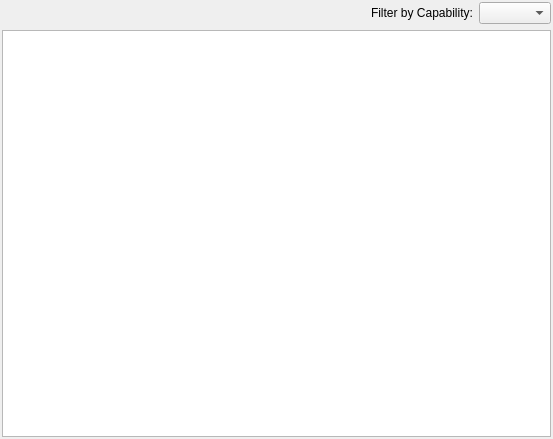
<?xml version="1.0" encoding="UTF-8"?>
<ui version="4.0">
 <class>Settings_Accounts</class>
 <widget class="QWidget" name="Settings_Accounts">
  <property name="geometry">
   <rect>
    <x>0</x>
    <y>0</y>
    <width>553</width>
    <height>439</height>
   </rect>
  </property>
  <property name="windowTitle">
   <string notr="true" extracomment="not translatable because not shown to the user">Form</string>
  </property>
  <layout class="QVBoxLayout" name="verticalLayout">
   <property name="leftMargin">
    <number>2</number>
   </property>
   <property name="topMargin">
    <number>2</number>
   </property>
   <property name="rightMargin">
    <number>2</number>
   </property>
   <property name="bottomMargin">
    <number>2</number>
   </property>
   <item>
    <layout class="QHBoxLayout" name="horizontalLayout" stretch="2,1,0,0">
     <item>
      <widget class="QButton" name="installFromFileBtn" native="true">
       <property name="sizePolicy">
        <sizepolicy hsizetype="Expanding" vsizetype="Preferred">
         <horstretch>0</horstretch>
         <verstretch>0</verstretch>
        </sizepolicy>
       </property>
      </widget>
     </item>
     <item>
      <spacer name="horizontalSpacer">
       <property name="orientation">
        <enum>Qt::Horizontal</enum>
       </property>
       <property name="sizeHint" stdset="0">
        <size>
         <width>40</width>
         <height>20</height>
        </size>
       </property>
      </spacer>
     </item>
     <item>
      <widget class="QLabel" name="label">
       <property name="text">
        <string>Filter by Capability:</string>
       </property>
      </widget>
     </item>
     <item>
      <widget class="QComboBox" name="accountsFilterCombo"/>
     </item>
    </layout>
   </item>
   <item>
    <widget class="AccountListView" name="accountsView">
     <property name="alternatingRowColors">
      <bool>true</bool>
     </property>
     <property name="verticalScrollMode">
      <enum>QAbstractItemView::ScrollPerPixel</enum>
     </property>
     <property name="horizontalScrollMode">
      <enum>QAbstractItemView::ScrollPerPixel</enum>
     </property>
    </widget>
   </item>
  </layout>
 </widget>
 <customwidgets>
  <customwidget>
   <class>QButton</class>
   <extends>QWidget</extends>
   <header>thirdparty/Qocoa/qbutton.h</header>
   <container>1</container>
  </customwidget>
  <customwidget>
   <class>AccountListView</class>
   <extends>QListView</extends>
   <header>widgets/AccountListView.h</header>
  </customwidget>
 </customwidgets>
 <resources/>
 <connections/>
</ui>
